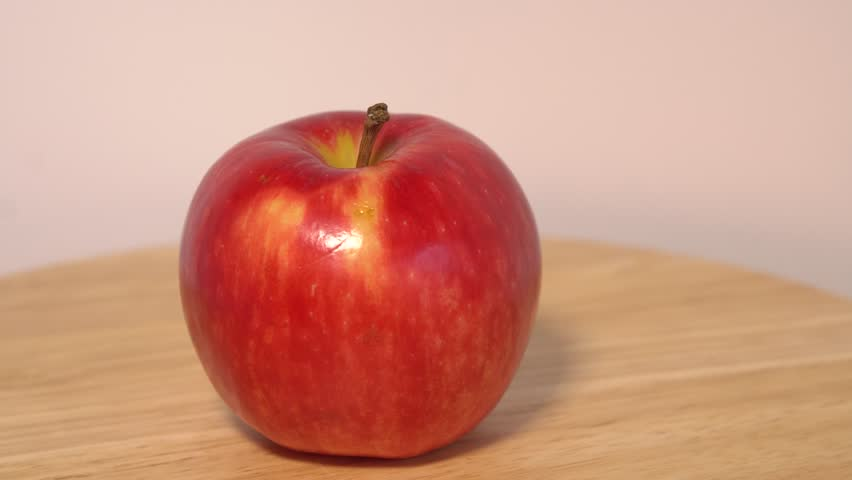
#> input picture data/apple.jpg, 852 x 480 px
$ jupyter execute --allow-errors Week12.ipynb
#> lines starting #> are read from the running program, lines starting #| are printed output that depends on the picture; after the words box and inside, x2 and y2 are one past the last pixel; in counts of white or black regions, pixels touching at a corner belong together
## Exercise
1. Take a picture of an apple and put it in the image folder in the notebook environment
2. Find the contour of the apple
3. Draw a yellow circle with the center placed on the center of the apple contour
4. Draw a square that precisely holds the apple
5. Take a picture of three seperate apples.
6. Use contours to programmatically identify the number of apples in the photo

[cell 1]
import cv2
import numpy as np
from matplotlib import pyplot as plt

img = cv2.imread('data/apple.jpg')
#> img is the input picture: shape (480, 852, 3); mean B, G, R 127.4, 148.3, 206.8
img_gray = cv2.cvtColor(img,cv2.COLOR_BGR2GRAY)
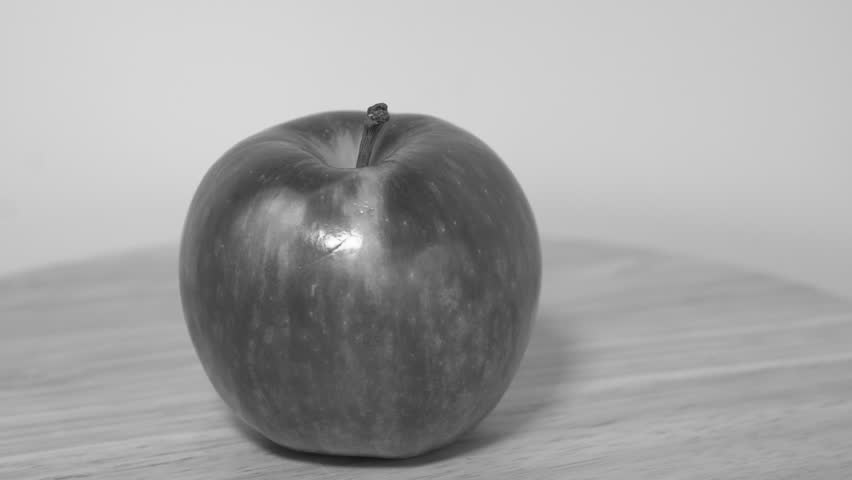
#> img_gray: shape (480, 852); min 21, max 253, mean 163.4
#> (the rest of this cell did not finish here and is left out)

[cell 2]
import cv2
import numpy as np

def read(path, switch_channels=True):
    """Read image pixel data from file
    Args:
    path (string): path to image on disk
    switch_channels (bool): if true changes the channels from bgr to rgb (used by matplotlib)"""
    image = cv2.imread(path)
    if switch_channels:
        image = cv2.cvtColor(image, cv2.COLOR_BGR2RGB)
    return image

img_loc = 'data/apple.jpg'
# 1
img = cv2.imread(img_loc, cv2.IMREAD_UNCHANGED)
print(img.shape)
#| (480, 852, 3)
# 2
img_grey = cv2.cvtColor(img,cv2.COLOR_BGR2GRAY)
print(img_grey.shape)
#| (480, 852)
# 3
thresh = 200 # the lower the threshhold the more details we get
ret3, thresh = cv2.threshold(img_grey, thresh, 255, cv2.THRESH_BINARY_INV + cv2.THRESH_OTSU)
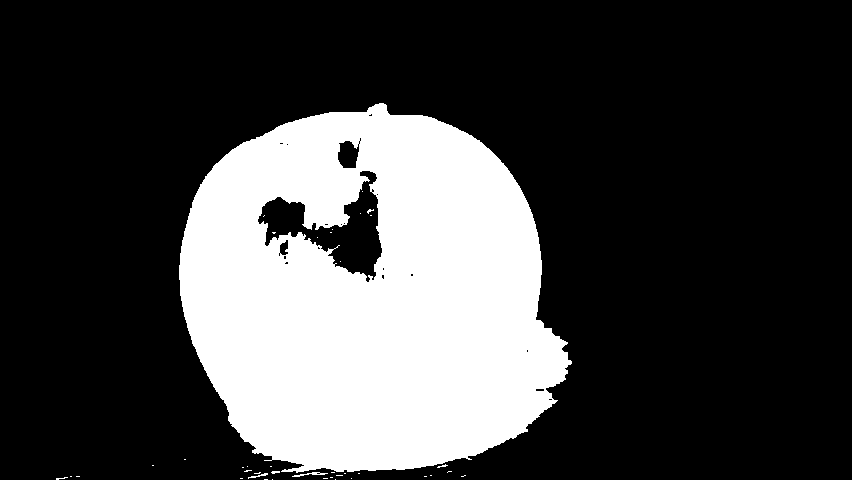
#> thresh: shape (480, 852); 26% white; 40 white regions (36 under 20 px), largest, box (x1, y1, x2, y2) and area: (179, 103, 572, 473) 105916, (292, 472, 328, 477) 66, (248, 473, 268, 479) 37, (271, 471, 280, 474) 20
#> ret3 = 140
thresh_inverse = cv2.bitwise_not(thresh)
#> thresh_inverse: shape (480, 852); 74% white; 40 black regions (36 under 20 px)

# ret,thresh_img = cv2.threshold(img_grey, thresh, 100, cv2.THRESH_BINARY)
# 4
contours, hierarchy = cv2.findContours(thresh, cv2.RETR_TREE, cv2.CHAIN_APPROX_SIMPLE)
#> contours = 64 contours, 58 with area under 20; largest, box (x1, y1, x2, y2) and area: (179, 103, 572, 473) 111040, (257, 170, 383, 283) 5455, (337, 140, 360, 169) 484, (279, 239, 289, 256) 107, (292, 472, 328, 477) 33, (535, 388, 545, 392) 25

#create an empty image for contours
img_contours = np.zeros(img.shape)
# draw the contours on the empty image
cv2.drawContours(img_contours, contours, -1, (255,255,255), 3)
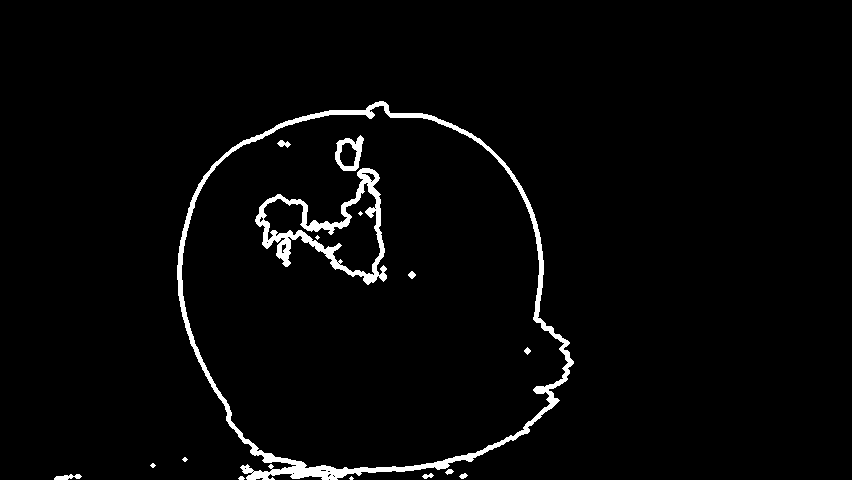
#> img_contours: shape (480, 852, 3) float64; 2.7% white; 16 white regions (5 under 20 px), largest, box (x1, y1, x2, y2) and area: (177, 101, 574, 480) 7025, (255, 168, 387, 285) 3256, (335, 135, 364, 171) 462

#save image
cv2.imwrite('data/apple_con.jpg',img_contours)
plt.imshow(img_contours, interpolation='none')

def mark_object(image):
    """find the largest contour in the mask, then use it to compute the minimum enclosing circle and centroid"""
    # Finds contours in a binary image. The contours are a useful tool for shape analysis and object detection and recognition.
#     contours = cv2.con
#     contours = img_contours

    c = max(contours, key=cv2.contourArea)
#> c = contour of 613 points, box (x1, y1, x2, y2) (179, 103, 572, 473), area 111040
    ((x, y), radius) = cv2.minEnclosingCircle(c)
#> x = 379.4; y = 290.5; radius = 208.6

    # draw the circle and centroid on the frame,
    # then update the list of tracked points
    cv2.circle(image, center=(int(x), int(y)), radius=int(radius), color=(255, 0, 0), thickness=3)
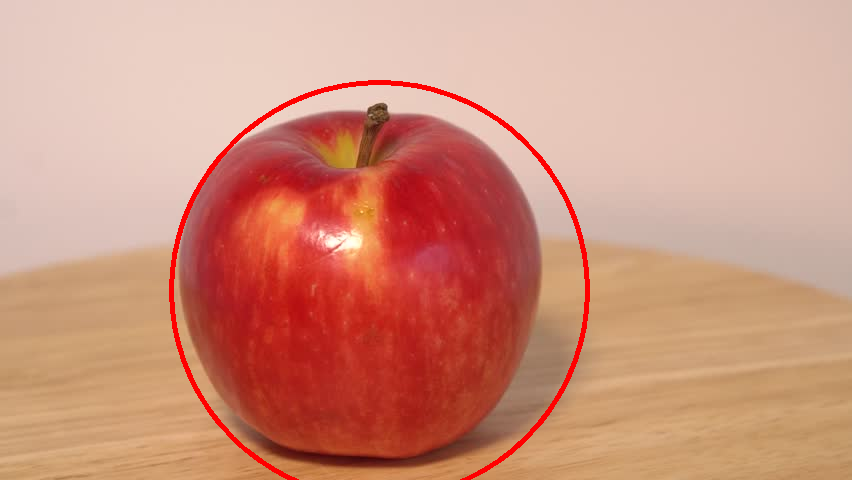
#> image: shape (480, 852, 3); mean R, G, B 207.4, 145.9, 125.4
    return image

img = mark_object(read('data/apple.jpg'))
img_converted = cv2.cvtColor(img, cv2.COLOR_RGB2BGR)
cv2.imwrite('data/apple_contours.jpg', img_converted)
plt.imshow(img_converted)
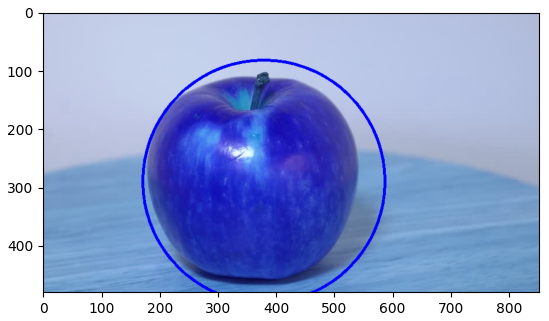
#> figure drawn by matplotlib, 1 panel; B, G, R data is drawn as R, G, B
